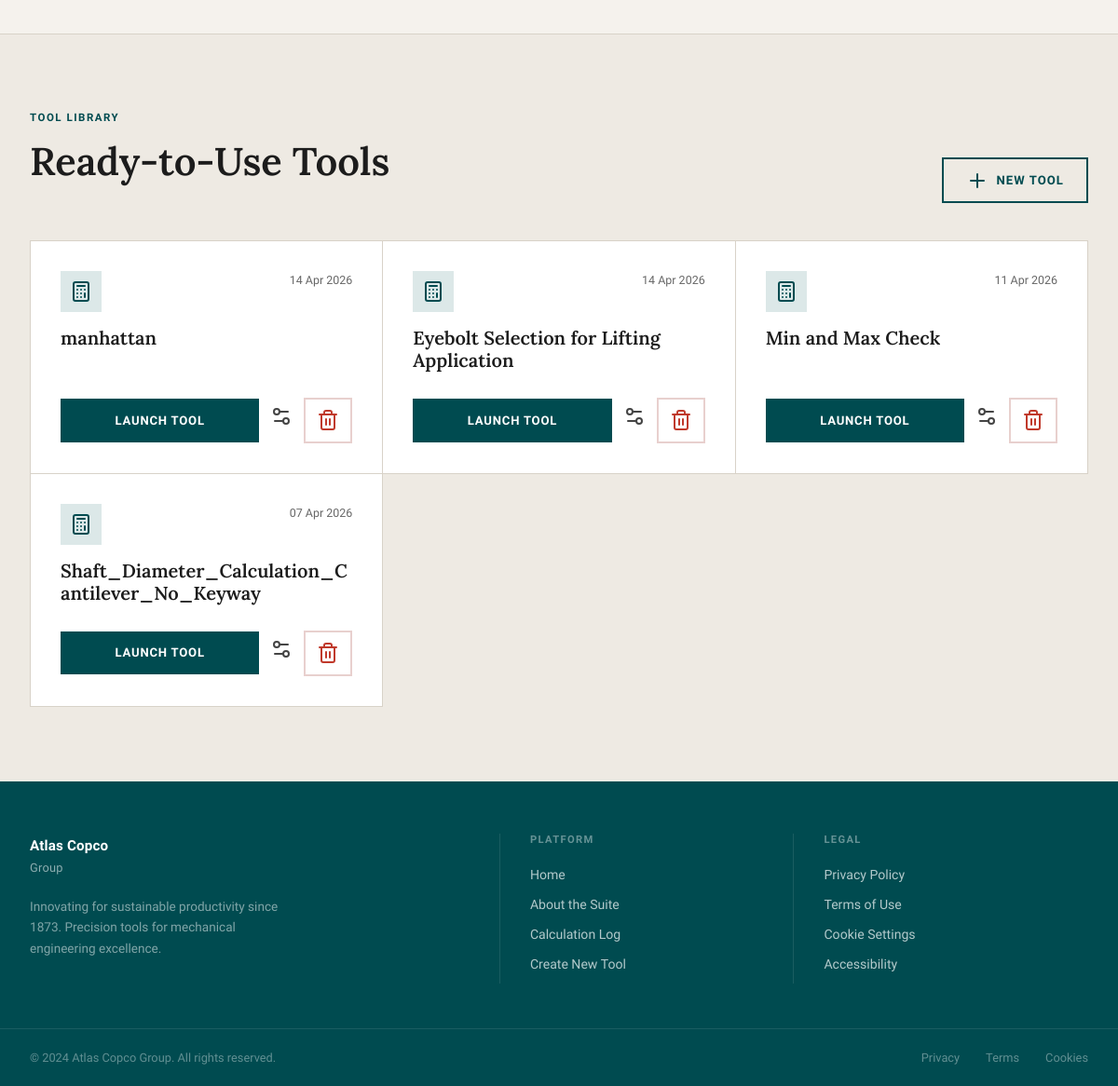
Page / (signed in, lower part) on the earlier database version.
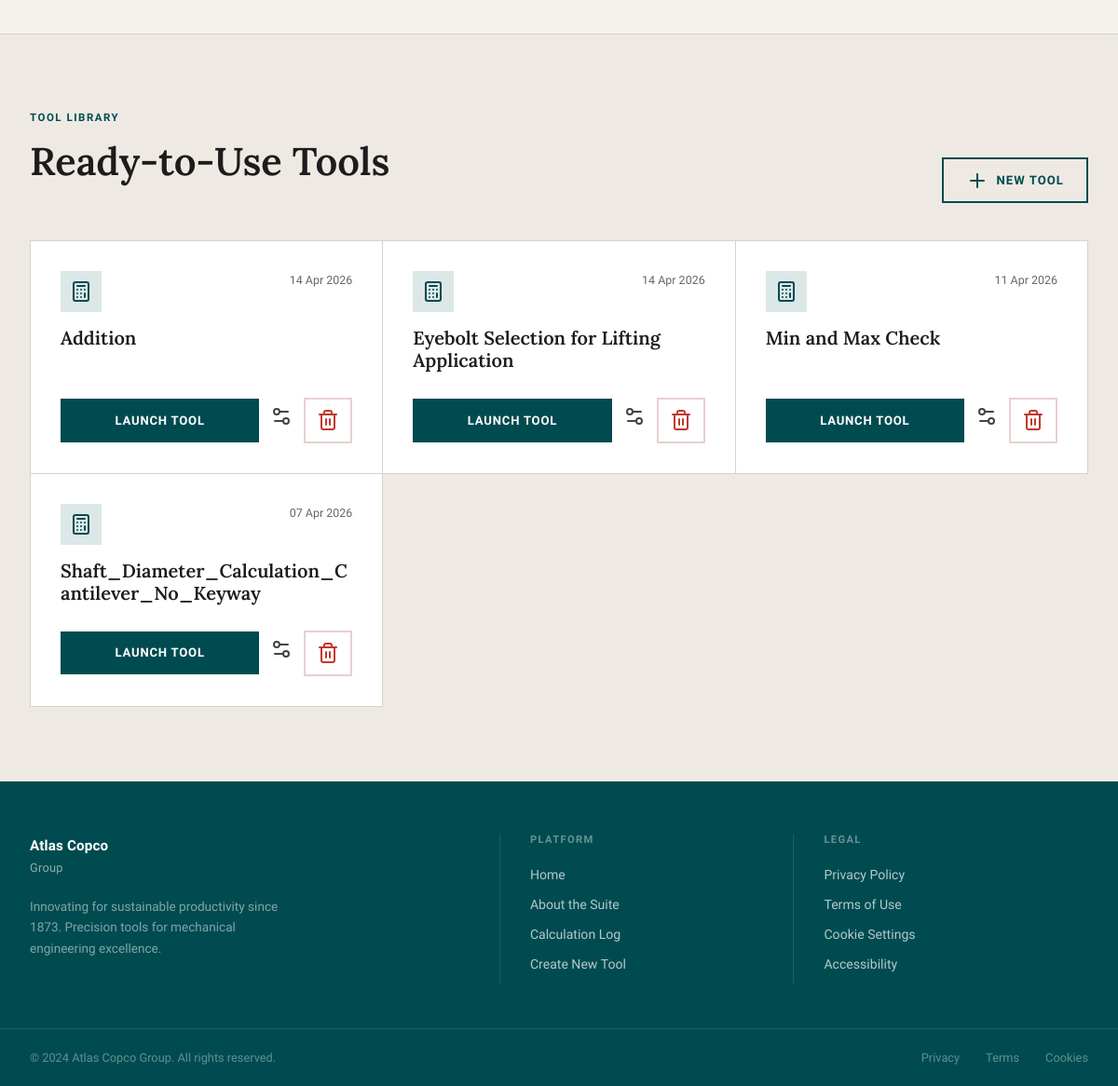
Same page on the later database version.
### app.py (models this page shows)
class Calculator(db.Model):
    id          = db.Column(db.Integer, primary_key=True)
    title       = db.Column(db.String(200), nullable=False)
    config      = db.Column(db.Text, nullable=False)   # JSON
    created_at  = db.Column(db.DateTime, default=datetime.utcnow)
    results     = db.relationship('CalculationResult', backref='calculator', lazy=True,
                                  cascade='all, delete-orphan')

### app.py (the view)
@app.route('/')
@login_required
def index():
    calculators = Calculator.query.order_by(Calculator.created_at.desc()).all()
    return render_template('index.html', calculators=calculators)

### app.py (called while the page is built)
@app.context_processor
def inject_now():
    return {
        'now': datetime.utcnow().strftime('%d %b %Y, %H:%M UTC'),
        'current_user_role': session.get('role'),
        'current_username':  session.get('username'),
    }

def login_required(f):
    @wraps(f)
    def decorated(*args, **kwargs):
        if 'user_id' not in session:
            flash('Please log in to access this page.', 'warning')
            return redirect(url_for('login', next=request.url))
        return f(*args, **kwargs)
    return decorated

### templates/index.html (shortened to what this page needs)
{% extends "base.html" %}
{% block page_styles %}
<link rel="stylesheet" href="{{ url_for('static', filename='css/index.css') }}">
{% endblock %}
{% block content %}
<section class="features-section">
</section>
{% if calculators %}
<section class="calcs-section" id="tools-section">
    <div class="section-container">
        <div class="section-header-row">
            <div>
                <span class="section-label">Tool Library</span>
                <h2 class="section-heading">Ready-to-Use Tools</h2>
            </div>
            {% if current_user_role == 'admin' %}
            <a href="{{ url_for('create_form') }}" class="btn-teal-outline" id="calcs-new-tool-btn">
                <i data-lucide="plus"></i> New Tool
            </a>
            {% endif %}
        </div>
        <div class="calc-cards-grid">
            {% for calc in calculators %}
            <div class="calc-card">
                <div class="calc-card-top">
                    <div class="calc-card-icon">
                        <i data-lucide="calculator"></i>
                    </div>
                    <span class="calc-card-meta">{{ calc.created_at.strftime('%d %b %Y') }}</span>
                </div>
                <h3 class="calc-card-title">{{ calc.title }}</h3>
                <div class="calc-card-actions">
                    <a href="{{ url_for('use_calculator', calc_id=calc.id) }}"
                       class="btn-use" id="launch-calc-{{ calc.id }}">Launch Tool</a>
                    {% if current_user_role == 'admin' %}
                    <a href="{{ url_for('edit_form', calc_id=calc.id) }}"
                       class="btn-edit-tool" title="Edit Structure" id="edit-calc-{{ calc.id }}"
                       onclick="return confirm('Do you want to update this tool structure?');">
                        <i data-lucide="settings-2"></i>
                    </a>
                    <form method="POST" action="{{ url_for('delete_calculator', calc_id=calc.id) }}"
                          onsubmit="return confirm('Archive this engineering tool?');" style="display:inline;">
                        <button type="submit" class="btn-delete" title="Delete" id="delete-calc-{{ calc.id }}">
                            <i data-lucide="trash-2"></i>
                        </button>
                    </form>
                    {% endif %}
                </div>
            </div>
            {% endfor %}
        </div>
    </div>
</section>
{% endif %}
{% endblock %}

### templates/base.html (shortened to what this page needs)
<!DOCTYPE html>
<html lang="en">
<head>
    <link rel="stylesheet" href="{{ url_for('static', filename='css/base.css') }}">
    {% block page_styles %}{% endblock %}
</head>
<body>
    <main class="main-content">
        {% block content %}{% endblock %}
    </main>
    <footer class="footer">
        <div class="footer-top">
            <div class="footer-brand">
                <div class="footer-logo">
                    <span class="footer-brand-name">Atlas Copco</span>
                    <span class="footer-brand-sub">Group</span>
                </div>
                <p class="footer-tagline">
                    Innovating for sustainable productivity since 1873.
                    Precision tools for mechanical engineering excellence.
                </p>
            </div>
            <div class="footer-col">
                <h4>Platform</h4>
                <a href="{{ url_for('index') }}">Home</a>
                <a href="{{ url_for('about') }}">About the Suite</a>
                <a href="{{ url_for('history') }}">Calculation Log</a>
                <a href="{{ url_for('create_form') }}">Create New Tool</a>
            </div>
            <div class="footer-col">
                <h4>Legal</h4>
                <a href="#">Privacy Policy</a>
                <a href="#">Terms of Use</a>
                <a href="#">Cookie Settings</a>
                <a href="#">Accessibility</a>
            </div>
        </div>
        <div class="footer-bottom">
            <p class="footer-copy">&copy; 2024 Atlas Copco Group. All rights reserved.</p>
            <div class="footer-legal">
                <a href="#">Privacy</a>
                <a href="#">Terms</a>
                <a href="#">Cookies</a>
            </div>
        </div>
    </footer>
</body>
</html>

### static/css/base.css (style rules this page uses)
:root { --ac-teal: #004b50; --ac-teal-dark: #003840; --ac-teal-mid: #206b6b; --ac-gold: #b8972a; --ac-gold-dark: #9a7c22; --bg-page: #f5f2ed; --bg-white: #ffffff; --bg-card: #dce8e8; --bg-dark: #004b50; --text-dark: #1c1c1c; --text-body: #444444; --text-muted: #666666; --text-white: #ffffff; --text-on-teal: #ffffff; --border: #d0d8d8; --border-light: #e8ecec; --font-heading: 'Lora', Georgia, serif; --font-body: 'Source Sans 3', 'Arial', sans-serif; --font-mono: 'Courier New', Courier, monospace; --nav-h: 72px; --content-w: 1280px; --section-pad: 5rem; --radius-none: 0px; --radius-sm: 2px; --radius-md: 4px; --shadow-card: 0 1px 4px rgba(0,0,0,0.08); --shadow-lifted: 0 4px 16px rgba(0,0,0,0.1); }
*, *::before, *::after { box-sizing: border-box; margin: 0; padding: 0; }
html { scroll-behavior: smooth; font-size: 16px; }
body { font-family: var(--font-body); background-color: var(--bg-page); color: var(--text-body); line-height: 1.65; min-height: 100vh; display: flex; flex-direction: column; -webkit-font-smoothing: antialiased; }
a { color: inherit; text-decoration: none; transition: color 0.2s ease; }
button, .btn { cursor: pointer; border: none; font-family: inherit; transition: all 0.2s ease; }
h1, h2, h3, h4, h5 { font-family: var(--font-heading); color: var(--text-dark); line-height: 1.2; overflow-wrap: anywhere; word-break: break-word; }
p { color: var(--text-body); }
.main-content { flex: 1; }
.footer { background: var(--ac-teal); margin-top: auto; }
.footer-top { max-width: var(--content-w); margin: 0 auto; display: grid; grid-template-columns: 1.6fr 1fr 1fr; gap: 0; padding: 3.5rem 2rem 3rem; border-bottom: 1px solid rgba(255,255,255,0.1); }
.footer-brand { padding-right: 3rem; border-right: 1px solid rgba(255,255,255,0.1); }
.footer-logo { display: inline-flex; flex-direction: column; margin-bottom: 1.25rem; }
.footer-brand-name { font-family: var(--font-body); font-weight: 700; font-size: 0.95rem; color: #ffffff; letter-spacing: 0.01em; }
.footer-brand-sub { font-family: var(--font-body); font-weight: 300; font-size: 0.8rem; color: rgba(255,255,255,0.55); letter-spacing: 0.02em; }
.footer-tagline { color: rgba(255,255,255,0.5); font-size: 0.85rem; line-height: 1.65; max-width: 280px; }
.footer-col { padding: 0 2rem; border-right: 1px solid rgba(255,255,255,0.1); }
.footer-col:last-child { border-right: none; }
.footer-col h4 { font-family: var(--font-body); font-weight: 700; font-size: 0.7rem; text-transform: uppercase; letter-spacing: 0.12em; color: rgba(255,255,255,0.4); margin-bottom: 1.25rem; }
.footer-col a { display: block; color: rgba(255,255,255,0.7); font-size: 0.88rem; margin-bottom: 0.55rem; transition: color 0.2s ease; }
.footer-bottom { max-width: var(--content-w); margin: 0 auto; padding: 1.25rem 2rem; display: flex; align-items: center; justify-content: space-between; }
.footer-copy { color: rgba(255,255,255,0.38); font-size: 0.8rem; }
.footer-legal { display: flex; gap: 1.75rem; }
.footer-legal a { color: rgba(255,255,255,0.38); font-size: 0.8rem; transition: color 0.2s ease; }

Differences in the rows shown:
changed Calculator: title "manhattan" → "Addition"
